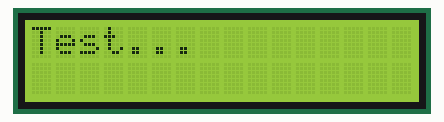
Bench run of a program on a simulated Raspberry Pi Pico running MicroPython. On the bench: 16×2 character LCD. Library files of the repository ran but are not shown: lcd_api.py, pico_i2c_lcd.py. At 23.1 s the program stops and its outputs stay as they are.

Above: at 0.1 s.
At 11.1 s:
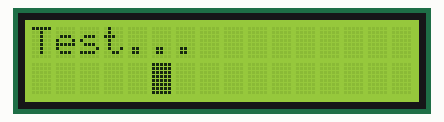
At 15.1 s:
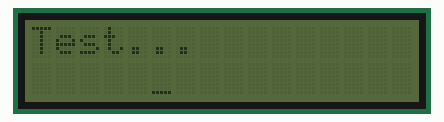
At 23.1 s:
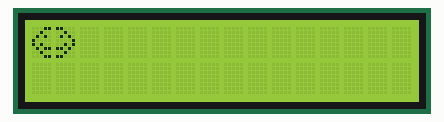

The program:

LCD_Temel.py
```python
# LCD I2C çalıştırmak için LCD Jumperın takılı olduğundan emin olun.
# LcdApi ve I2cLcd kütüphaneleri LCD/Library klasöründe mevcuttur. Bu kütüphaneleri Piconun kök klasörü içine...
#// LcdApi kütüphanesini "lcd_api.py", I2cLcd kütüphanesini "pico_i2c_lcd.py" isminde kaydedin. İsimlerde değişiklik yapmayın!

#LCD I2C ekran kullanımını anlatan uygulamadır.

import utime

#import machine
from machine import I2C, Pin
from lcd_api import LcdApi          # LCD komutlarını çalıştıran kütüphane
from pico_i2c_lcd import I2cLcd     # LCD komutlarını çalıştıran kütüphane

I2C_ADDR     = 0x27                 # LCD I2C ekran adresi, farklı olabilir, datasheet bakmak gerekir
I2C_NUM_ROWS = 2                    # LCD I2C ekran satır sayısı
I2C_NUM_COLS = 16                   # LCD I2C ekran sütun sayısı

sda=Pin(20)                         # LCD I2C ekranın SDA bağlantı pini
scl=Pin(21)                         # LCD I2C ekranın SCL bağlantı pini

i2c = I2C(0, sda=sda, scl=scl, freq=200000)              # Hata alırsanız frekansı değiştirin.(100000, 200000, 300000, 400000 vs.)
lcd = I2cLcd(i2c, I2C_ADDR, I2C_NUM_ROWS, I2C_NUM_COLS)

lcd.putstr("Test...")                   # LCD ekranda yazı yazdırma, Türkçe karakterler görünmeyecektir
utime.sleep(5)                          # Yazı ekranda 5 sn görünecek
lcd.move_to(5, 1)                       # İmleci istenilen konuma taşır. (Sütun, Satır)
utime.sleep(2)
lcd.show_cursor()                       # İmleci gösterir
utime.sleep(2)
lcd.hide_cursor()                       # İmleci kapatır
utime.sleep(2)
lcd.blink_cursor_on()                   # İmleç yanıp söner
utime.sleep(2)
lcd.blink_cursor_off()                  # İmleç yanıp sönmesi durur
utime.sleep(2)
lcd.backlight_off()                     # LCD ekran arka ışığı kapatır
utime.sleep(2)
lcd.backlight_on()                      # LCD ekran arka ışığı açar
utime.sleep(2)
lcd.display_off()                       # LCD ekran komutlarını kapatır,  tekrar on yapana kadar
utime.sleep(2)
lcd.display_on()                        # LCD ekranı komutlara cevap verecek şekilde açar
utime.sleep(2)
lcd.clear()                             # LCD ekranı temizler ve imleci sol üste götürür


# LCD ekranda özel karakterler göstermek için,
# https://maxpromer.github.io/LCD-Character-Creator/
# sitesinden I2C ve Hex seçilip karakterler oluşturulur, sonra elde edilen değerler aşağıdaki şekilde LCD ekrana aktarılır.

lcd.custom_char(0, bytearray([ 0x03,
  0x04,
  0x0A,
  0x10,
  0x14,
  0x0B,
  0x04,
  0x03]))

lcd.custom_char(1, bytearray([ 0x18,   # Baştaki numara her karakterde 1 artar
  0x04,
  0x0A,
  0x01,
  0x05,
  0x1A,
  0x04,
  0x18]))

lcd.move_to(0, 0)
lcd.putchar(chr(0))                    # LCD ekranda özel karakter gösterme komutu
lcd.move_to(1, 0)
lcd.putchar(chr(1))
```

Measured:
- what the display in image 1 shows lasts 2.0 s, from 11.1 s to 13.1 s
